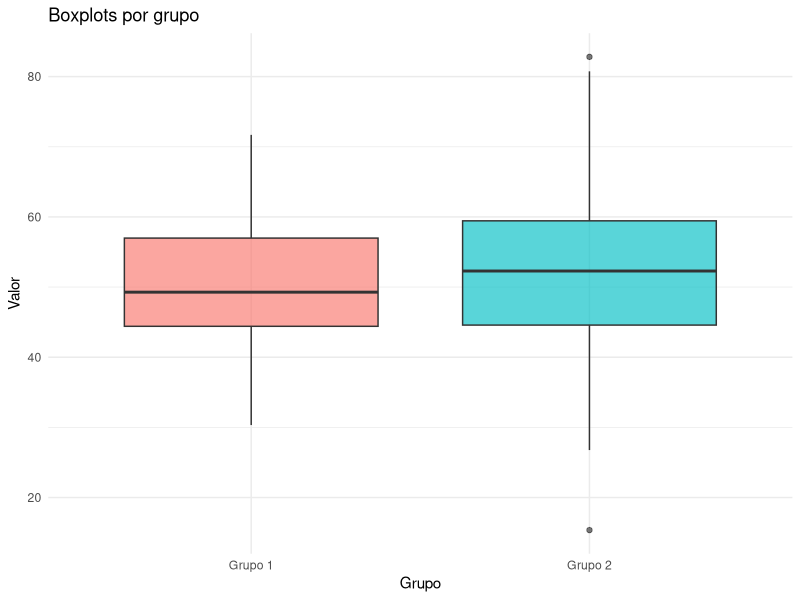
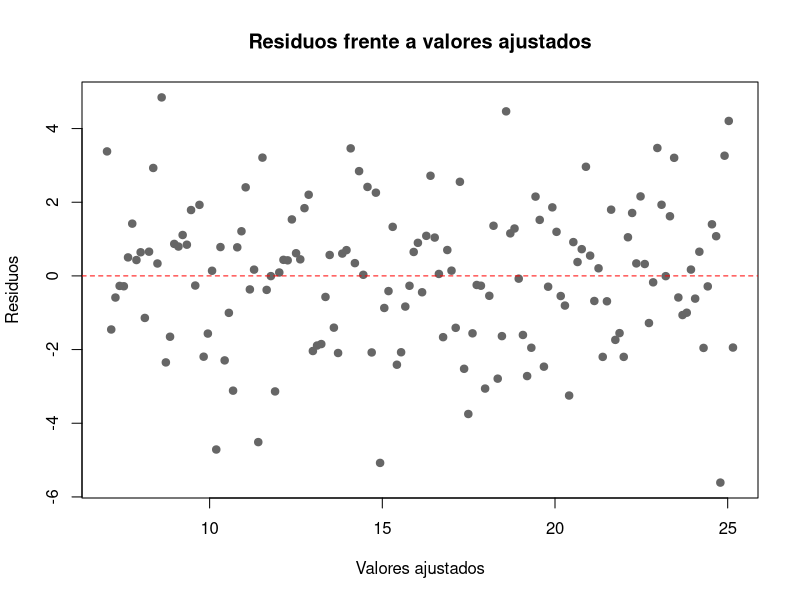
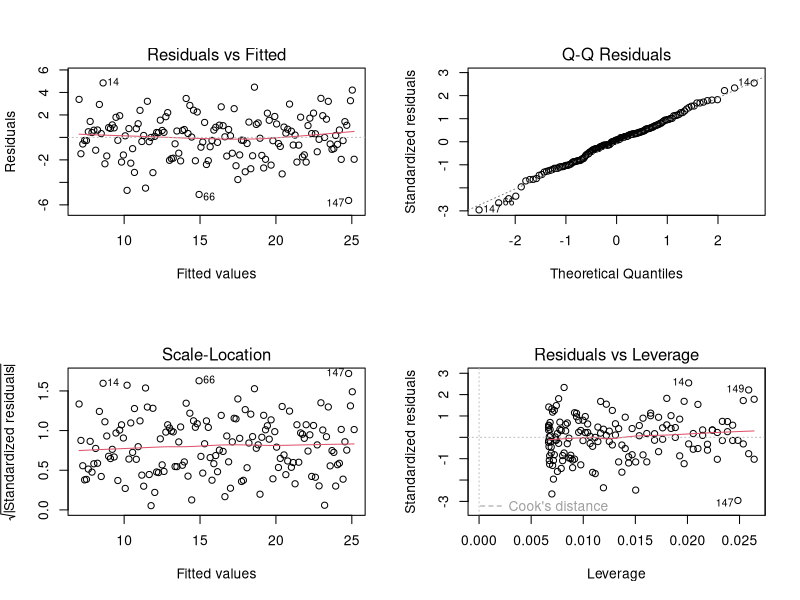

Here is the R script that generated these plots, in order:
## ---- chunk 1
#| label: fig-boxplot
#| fig-cap: "Diagramas de caja para dos grupos con distinta dispersión"
#| fig-width: 8
#| fig-height: 4.5
library(ggplot2)

set.seed(123)
grupo1 <- rnorm(50, mean = 50, sd = 10)
grupo2 <- rnorm(50, mean = 50, sd = 15)

datos <- data.frame(
  valor = c(grupo1, grupo2),
  grupo = factor(rep(c("Grupo 1", "Grupo 2"), each = 50))
)

ggplot(datos, aes(x = grupo, y = valor, fill = grupo)) +
  geom_boxplot(alpha = 0.65) +
  labs(title = "Boxplots por grupo", x = "Grupo", y = "Valor") +
  theme_minimal() +
  theme(legend.position = "none")
## ---- chunk 2
# Resumen descriptivo por grupo
resumen <- aggregate(valor ~ grupo, data = datos, FUN = mean)
names(resumen)[2] <- "media"

desviaciones <- aggregate(valor ~ grupo, data = datos, FUN = sd)
names(desviaciones)[2] <- "desviacion_estandar"

varianzas <- aggregate(valor ~ grupo, data = datos, FUN = var)
names(varianzas)[2] <- "varianza"

merge(merge(resumen, desviaciones, by = "grupo"), varianzas, by = "grupo")
## ---- chunk 3
#| label: fig-residuos
#| fig-cap: "Gráfico de residuos frente a valores ajustados"
set.seed(321)
x <- seq(1, 10, length.out = 150)
y <- 5 + 2*x + rnorm(150, sd = 2)
modelo <- lm(y ~ x)

plot(fitted(modelo), resid(modelo),
     xlab = "Valores ajustados", ylab = "Residuos",
     main = "Residuos frente a valores ajustados",
     pch = 19, col = "grey40")
abline(h = 0, lty = 2, col = "red")
## ---- chunk 4
par(mfrow = c(2, 2))
plot(modelo)
par(mfrow = c(1, 1))
## ---- chunk 5
var.test(grupo1, grupo2)
## ---- chunk 6
bartlett.test(valor ~ grupo, data = datos)
## ---- chunk 7
# install.packages("car") # Ejecutar una sola vez si hace falta
library(car)

leveneTest(valor ~ grupo, data = datos)  # Centro en la mediana
leveneTest(valor ~ grupo, data = datos, center = mean)  # Centro en la media
## ---- chunk 8
leveneTest(valor ~ grupo, data = datos, center = median)
## ---- chunk 9
# Estadísticos descriptivos
tapply(datos$valor, datos$grupo, mean)
tapply(datos$valor, datos$grupo, sd)
tapply(datos$valor, datos$grupo, var)

# Verificar normalidad de cada grupo como diagnóstico complementario
shapiro.test(datos$valor[datos$grupo == "Grupo 1"])
shapiro.test(datos$valor[datos$grupo == "Grupo 2"])

# Prueba F: apropiada si el supuesto de normalidad es razonable
var.test(valor ~ grupo, data = datos)

# Pruebas para comparar varianzas
bartlett.test(valor ~ grupo, data = datos)
leveneTest(valor ~ grupo, data = datos)
## ---- chunk 10
# install.packages("lmtest") # Ejecutar una sola vez si hace falta
library(lmtest)

set.seed(100)
n <- 200
x <- runif(n, 1, 10)

# Ejemplo con varianza constante
y_constante <- 3 + 1.5*x + rnorm(n, sd = 2)
modelo_constante <- lm(y_constante ~ x)

# Ejemplo heterocedástico: la desviación del error aumenta con x
y_hetero <- 3 + 1.5*x + rnorm(n, sd = 0.4*x)
modelo_hetero <- lm(y_hetero ~ x)

bptest(modelo_constante)
bptest(modelo_hetero)
## ---- chunk 11
# Ejemplo de prueba tipo White para una regresión con un predictor:
# se incluyen el predictor y su cuadrado en la ecuación auxiliar.
bptest(modelo_hetero, ~ x + I(x^2), data = data.frame(x = x))
## ---- chunk 12
t.test(valor ~ grupo, data = datos, var.equal = FALSE)
## ---- chunk 13
# Ejemplo ilustrativo con tres grupos
set.seed(456)
datos3 <- data.frame(
  grupo = factor(rep(c("A", "B", "C"), each = 40)),
  valor = c(rnorm(40, 50, 7),
            rnorm(40, 55, 12),
            rnorm(40, 60, 18))
)

oneway.test(valor ~ grupo, data = datos3, var.equal = FALSE)
